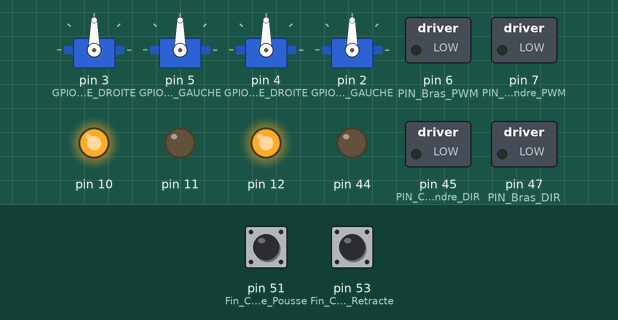
Simulated run of this sketch. Board: Arduino Mega 2560, built with avr-gcc and run on an emulated ATmega2560. Parts: 4 × servo, switched loads named in the sketch (green lamp = pin HIGH), output pins drawn as LEDs (lit = HIGH). Inputs (shaded band) come from the test bench; at power-on: pin 53 (Fin_Course_Retracte) HIGH, pin 51 (Fin_Course_Pousse) HIGH. What the sketch prints to the serial monitor is not drawn.

Above: at 2.3 s.
2.4 s: pin 53 (Fin_Course_Retracte) pulled LOW for 0.15 s
At 2.47 s:
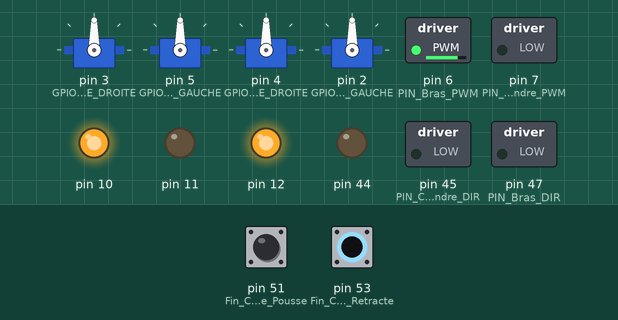
7.0 s: pin 53 (Fin_Course_Retracte) pulled LOW for 3.2 s
At 10.5 s:
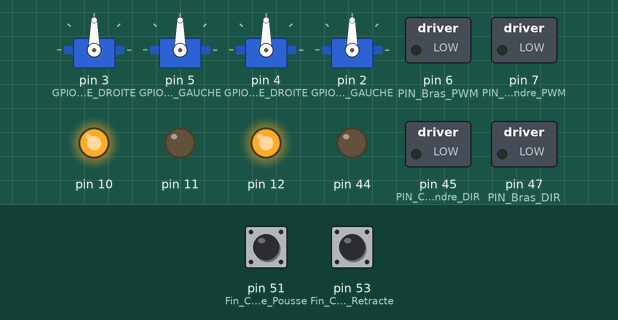
16.2 s: pin 53 (Fin_Course_Retracte) pulled LOW for 1 s
At 17.0 s:
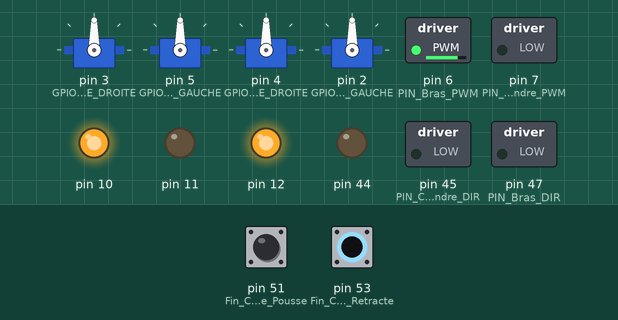
Timing chart, 0 to 19.2 s (numbered marks = the images above; inputs shaded):
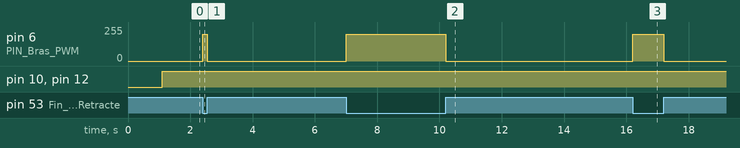

Measured:
- after the input at 2.4 s, pin 6 (PIN_Bras_PWM): 0/255 → 200/255 at once, → 0/255 0.15 s later
- after the input at 7.0 s, pin 6 (PIN_Bras_PWM): 0/255 → 200/255 at once, → 0/255 3.2 s later
- after the input at 16.2 s, pin 6 (PIN_Bras_PWM): 0/255 → 200/255 at once, → 0/255 1.0 s later

The sketch:

fonction_robot.ino
```cpp
#include <Arduino.h>

#include "define.h"
void mise_a_jour_robot()
{
  //Sauvegarde des codeuses
Codeuse_Droite_PAST=Codeuse_Droite;
Codeuse_Gauche_PAST=Codeuse_Gauche;
  //Maj du tems
t_precedent=t_actuel;
t_actuel=millis();
delta_T=t_actuel-t_precedent;//en ms
//Maj des codeuses
recuperer(0);
recuperer(1);
//Maj des vitesses;
vitesse_D=(Codeuse_Droite-Codeuse_Droite_PAST)/delta_T;//Vitesse par s
vitesse_G=(Codeuse_Gauche-Codeuse_Gauche_PAST)/delta_T;//Vitesse

//Maj de la position
mise_a_jour_POS();
}

void mise_a_jour_POS()
{
  float delta_D = (Codeuse_Droite_PAST - Codeuse_Droite)*TICS2MM; //En tic puis converti en mm
  float delta_G = (Codeuse_Gauche_PAST - Codeuse_Gauche)*TICS2MM; //En tic puis converti en mm

  float localX = 0, localY = 0;
  localY = (float)(((delta_D + delta_G) / 2.0f) * cos(angle_radian +(delta_D - delta_G) / (2* ECARTEMENT_ROUES)));//on parcourt cette distance avec l'angle initial
  localX = (float)(((delta_D + delta_G) / 2.0f) * sin(angle_radian +(delta_D - delta_G) / (2* ECARTEMENT_ROUES)));
  angle_radian -= ((float)(delta_D - delta_G) / ECARTEMENT_ROUES); //Mise a jour de l'angle pour le prochain déplacement,toutes les distances doivent avoir les mêmes unités!


  X_POS += localX;
  Y_POS -= localY;
  ANGLE_POS = (angle_radian * 360 / (float)(2 * PI));
//Serial.println(ANGLE_POS);

}
void calcul_erreur()
{

   int32_t dx=X_DEST-X_POS;
   int32_t dy=Y_DEST-Y_POS;
    float angle_dest =-(atan2(dx,dy));


    int i=0;
    int avancer=0;
   //mise au bon angle du robot avant déplacement
  float angle_robot=angle_radian*RAD_TO_DEG;
//conversion angle entre 0 et 360 car angle droite entre 0 et 360
  if(angle_robot<0) angle_robot+=360;
//  Serial.print("Angle robot: ");
//  Serial.print(angle_robot);
//  Serial.print("   ");
  //calcul angle de la droite
  float angle_droite1=-(atan2(dx,dy))*RAD_TO_DEG;
  if(angle_droite1<0) angle_droite1+=180;
//  Serial.print("Angle droite 1 : ");
//  Serial.print(angle_droite1);
//  Serial.print("   ");
  float angle_droite2=angle_droite1+180;
  if(angle_droite2>360) angle_droite2=angle_droite1-180;
//  Serial.print("Angle droite 2: ");
//  Serial.print(angle_droite2);
//  Serial.print("    ");
  //Calcul angle minimum à faire pour s'aligner sur la droite
  float angle_necessaire=abs(angle_droite1-angle_robot);
  int angle_droite_retenu=angle_droite1;
  if(abs(angle_necessaire)>abs(angle_droite2-angle_robot)){
    angle_necessaire=abs(angle_droite2-angle_robot);
    angle_droite_retenu=angle_droite2;
//    Serial.print(" 2 ");
//    Serial.print(" ");
  }
  if(abs(360-angle_robot+angle_droite1)<abs(angle_necessaire)){
    angle_necessaire=abs(360-angle_robot+angle_droite1);
    angle_droite_retenu=angle_droite1;
//    Serial.print(" 3 ");
//    Serial.print(" ");
  }
  if(abs(360-angle_robot+angle_droite2)<abs(angle_necessaire)){
    angle_necessaire=abs(360-angle_robot+angle_droite2);
    angle_droite_retenu=angle_droite2;
//    Serial.print(" 4 ");
//    Serial.print(" ");
  }
  if(abs(360-angle_droite2+angle_robot)<abs(angle_necessaire)){
    angle_necessaire=abs(360-angle_droite2+angle_robot);
    angle_droite_retenu=angle_droite2;
//    Serial.print(" 5 ");
//    Serial.print(" ");
  }
  if(abs(360-angle_droite1+angle_robot)<abs(angle_necessaire)){
    angle_necessaire=abs(360-angle_droite1+angle_robot);
    angle_droite_retenu=angle_droite1;
//    Serial.print(" 6 ");
//    Serial.print(" ");
  }
//  Serial.print("Angle droite retenu: ");
//  Serial.print(angle_droite_retenu);
//  Serial.print("   ");
  //mise du robot au bon angle
  float angle_envoye=angle_radian;

  if(angle_droite_retenu>angle_robot) angle_envoye=abs(angle_necessaire);
  else angle_envoye=-abs(angle_necessaire);

  if(angle_droite_retenu>angle_robot+180) angle_envoye=-abs(angle_necessaire);
  if(angle_droite_retenu+180<angle_robot) angle_envoye=abs(angle_necessaire);


  if((((abs(angle_robot+angle_envoye)<=90 || angle_robot+angle_envoye>=270) && Y_DEST>Y_POS) || (angle_robot+angle_envoye>90 && angle_robot+angle_envoye<270 && Y_DEST<Y_POS)) || (((angle_robot+angle_envoye>-180 && angle_robot+angle_envoye<0) || angle_robot+angle_envoye>=180) && X_DEST>X_POS) || (angle_robot+angle_envoye>90 && angle_robot+angle_envoye<270 && Y_DEST<Y_POS)|| (((angle_robot+angle_envoye>0 && angle_robot+angle_envoye<180) || angle_robot+angle_envoye<-180) && X_DEST<X_POS)) avancer=1;
  else avancer=-1;
//
//  Serial.print("\n");
//  Serial.print(angle_envoye);
//  Serial.print("\n");
//  Serial.print(avancer);
//  Serial.print("\n");


    // if(abs(angle_envoye)<5)

   Distance_moyenne=avancer*sqrt(dx*dx+dy*dy)*abs(cos(angle_envoye*DEG_TO_RAD));
   //else Distance_moyenne=0;
    //angle_envoye-=ANGLE_FINAL;

    if(abs(angle_envoye)>5 && New_moove_angle==true){

      Distance_moyenne=0;
      if(angle_envoye>=0){
          Rampe_angle+=0.001*TEMPS_MIN_ASSERT*angle_envoye/2; //temps_min_assert en ms, vaut actuellement 10, donc on atteint notre consigne d'angle au bout de 5s
          if(Rampe_angle>=angle_envoye) Rampe_angle=angle_envoye;
      }
      if(angle_envoye<0){
        Rampe_angle-=0.001*TEMPS_MIN_ASSERT*angle_envoye/2; //temps_min_assert en ms, vaut actuellement 10, donc on atteint notre consigne d'angle au bout de 5s
        if(Rampe_angle<=angle_envoye) Rampe_angle=angle_envoye;
      }


      angle_envoye=Rampe_angle;
    }
    else if(New_moove_angle==true){
      New_moove_angle=false;
      New_moove_distance=true;
    }


    if(Distance_moyenne>=50 && New_moove_distance==true){
        if(Distance_moyenne>=0){
          Rampe_distance+=0.001*TEMPS_MIN_ASSERT*Distance_moyenne/2; //temps_min_assert en ms, vaut actuellement 10, donc on atteint notre consigne distance au bout de 2s
          if(Rampe_distance>=Distance_moyenne) Rampe_distance=Distance_moyenne;
        }
        if(Distance_moyenne<0){
          Rampe_distance-=0.001*TEMPS_MIN_ASSERT*Distance_moyenne/2; //temps_min_assert en ms, vaut actuellement 10, donc on atteint notre consigne distance au bout de 2s
          if(Rampe_distance<=Distance_moyenne) Rampe_distance=Distance_moyenne;
        }
        Distance_moyenne=Rampe_distance;
    }else if(New_moove_distance==true){
      New_moove_distance=false;
      New_moove_angle_final=true;
      premier_passage=true;
    }


    /*Serial.print("\nerreur_angle_radian\n");
    Serial.print(erreur_angle_radian);
    Serial.print("\n-angle_radian-ANGLE_FINAL*DEG_TO_RAD\n");
    Serial.print(-angle_radian-ANGLE_FINAL*DEG_TO_RAD);
    Serial.print("\nangle envoye\n");
    Serial.print(angle_envoye);
    Serial.print("\nrampe angle\n");
    Serial.print(Rampe_angle);*/

   if(sqrt(dx*dx+dy*dy)<50 && New_moove_angle_final==true){
      if(premier_passage==true){
        angle_robot=angle_radian*RAD_TO_DEG;
        if(angle_robot<0) angle_robot+=360;
        if(ANGLE_FINAL<0) ANGLE_FINAL+=360;
        Distance_moyenne=0;
        Rampe_angle=0;
        premier_passage==false;
      }
      if(angle_robot<=ANGLE_FINAL){
          Rampe_angle+=0.001*TEMPS_MIN_ASSERT*ANGLE_FINAL/2; //temps_min_assert en ms, vaut actuellement 10, donc on atteint notre consigne d'angle au bout de 5s
          erreur_angle_radian=angle_envoye*DEG_TO_RAD;
          if(Rampe_angle+angle_robot>=ANGLE_FINAL){
            erreur_angle_radian=-(angle_radian-ANGLE_FINAL*DEG_TO_RAD);
            New_moove_angle_final=false;
          }
      }
      if(angle_robot>ANGLE_FINAL){
          Rampe_angle-=0.001*TEMPS_MIN_ASSERT*ANGLE_FINAL/2; //temps_min_assert en ms, vaut actuellement 10, donc on atteint notre consigne d'angle au bout de 5s
          erreur_angle_radian=angle_envoye*DEG_TO_RAD;
          if(Rampe_angle+angle_robot<=ANGLE_FINAL){
            erreur_angle_radian=-(angle_radian-ANGLE_FINAL*DEG_TO_RAD);
            New_moove_angle_final=false;
          }
      }
      angle_envoye=Rampe_angle;
    }

   /*if(sqrt(dx*dx+dy*dy)<50){

        erreur_angle_radian=-(angle_radian-ANGLE_FINAL*DEG_TO_RAD);
   }
   else     erreur_angle_radian=angle_envoye*DEG_TO_RAD;*/


   /*Serial.print("\nerreur_angle_radian 4\n");
    Serial.print(erreur_angle_radian);
    Serial.print("\n-angle_radian-ANGLE_FINAL*DEG_TO_RAD 4\n");
    Serial.print(-angle_radian-ANGLE_FINAL*DEG_TO_RAD);*/
//      Serial.print("\nDistance_moyenne\n");
//   Serial.print(Distance_moyenne);
//   Serial.print("\nangle_robot+angle_envoye\n");
//   Serial.print(angle_robot+angle_envoye);
//   Serial.print("\nY_DEST Y_POS\n");
//   Serial.print(Y_DEST);
//   Serial.print("   ");
//   Serial.print(Y_POS);
//    Serial.print("\nx_DEST x_POS\n");
//   Serial.print(X_DEST);
//   Serial.print("   ");
//   Serial.print(X_POS);
//   Serial.print("\nangle envoyé\n");
//   Serial.print(angle_envoye);
//   Serial.print("\navancer\n");
//   Serial.print(avancer);
//   Serial.print("\n");


   /*
float angle_calc =abs(abs(angle_radian)-abs(angle_dest));
float angle_calc2 =abs(abs(angle_radian)-abs(angle_dest));
float angle_calc3 =abs(abs(angle_radian)-abs(angle_dest));
if(angle_calc < angle_calc2 && angle_calc <angle_calc3)
{
  angle_dest=angle_calc;
}
else if(angle_calc2 < angle_calc3 && angle_calc2 <angle_calc)
{
  angle_dest=-angle_calc2;
}
else if(angle_calc3 < angle_calc2 && angle_calc3 <angle_calc)
{
  angle_dest=-angle_calc3;
}*/
//      Serial.print("X: ");
//  Serial.print(angle_calc);
//  Serial.print(" Y:  ");
//  Serial.print( angle_calc2);
//   Serial.print(" A:  ");
//  Serial.print( angle_calc3);
//    Serial.print("A_Dest: ");
//    Serial.print( angle_dest);
//    Serial.print("A_Dest deg: ");
//  Serial.print(angle_dest*RAD_TO_DEG);
//  Serial.print("  ");
//  Serial.print("Erreur_A: ");
//  Serial.println(erreur_angle_radian*RAD_TO_DEG);


//
//   if(sqrt(dx*dx+dy*dy)<5||(close_to_goal=true&&sqrt(dx*dx+dy*dy)<50))
//   {//je suis arrivé ou je l'étais juste avant et je suis tres proche
//   // Serial.println("Boule arrivé");
//     erreur_angle_radian=angle_radian-ANGLE_FINAL*DEG_TO_RAD;//asservissement sur angle final
//                       Distance_moyenne = (float)sqrt(dx*dx+dy*dy);//J'asservis sur la distance
//                       if(dy<0)
//                        Distance_moyenne=- Distance_moyenne;
//     close_to_goal=1;
//     Compteur_stabilite_final++;
//     if(Compteur_stabilite_final>=DUREE_VALIDATION_ETAT_FINAL)
//     {//je suis stable
//       // Serial.println("Boule Stabilité");
//      At_goal=true;
//     }
//     else
//     {
//      At_goal=false;
//     }
//
//   }
//   else
//   {//Je ne suis pas arrivé
//    Compteur_stabilite_final=0;
//    At_goal=false;
//     //Je ne suis pas arrivé je dois donc m'asservir sur un angle/ou et une distance
//      close_to_goal=false;
//      erreur_angle_radian= (angle_radian - angle_dest) ;
//      if(abs(erreur_angle_radian)<TOLERANCE_ANGLE)//On a le bon angle de destination on doit donc maintenant parcourir la distance
//        Compteur_stabilite_angulaire++;
//      else
//        Compteur_stabilite_angulaire=0;
//        //  Serial.println("Assert angle");
//      if(Compteur_stabilite_angulaire>DUREE_VALIDATION_ETAT_FINAL)//je suis au bon angle
//      {
//                       Distance_moyenne = (float)sqrt(dx*dx+dy*dy)*cos(erreur_angle_radian );//J'asservis sur la distance
//          //Serial.println("Assert distance;");
//      }
//      else
//                Distance_moyenne=0;
//
//
//    }


}
```

Actionneur.ino
```cpp
#define GPIO_PINCE_SERRAGE_DROITE 3
#define GPIO_PINCE_SERRAGE_GAUCHE 5
#define GPIO_PINCE_LEVAGE_DROITE 4
#define GPIO_PINCE_LEVAGE_GAUCHE 2
#include <Servo.h>
#define Servo_S_D_CLOSE 160
#define Servo_S_G_CLOSE 20
#define Servo_S_D_UP 155
#define Servo_S_G_UP 5
#define Servo_S_D_OPEN 5
#define Servo_S_G_OPEN 180
#define Servo_S_D_DOWN 85
#define Servo_S_G_DOWN 75
#define Servo_S_D_WAIT 145
#define Servo_S_G_WAIT 35

#define Fin_Course_Retracte 53
#define Fin_Course_Pousse 51

#define PIN_Chargeur_Cylindre_DIR 45
#define PIN_Chargeur_Cylindre_PWM 7
#define Vitesse_MIN_Chargeur_Cylindre 60
#define PIN_Bras_DIR 47
#define PIN_Bras_PWM 6
#define VITESSE_BRAS_AVANCE 200
#define VITESSE_BRAS_RECULE 200
#define ETAT_BRAS_AVANCE HIGH
#define ETAT_BRAS_RECULE LOW

Servo Servo_S_D;
Servo Servo_S_G;
Servo Servo_L_D;
Servo Servo_L_G;

void Setup_Actionneur() {
  Servo_S_D.attach(GPIO_PINCE_SERRAGE_DROITE);
  Servo_S_G.attach(GPIO_PINCE_SERRAGE_GAUCHE);
  Servo_L_D.attach(GPIO_PINCE_LEVAGE_DROITE);
  Servo_L_G.attach(GPIO_PINCE_LEVAGE_GAUCHE);
  pinMode(Fin_Course_Retracte, INPUT_PULLUP);
  pinMode(Fin_Course_Pousse, INPUT_PULLUP);
  pinMode(PIN_Chargeur_Cylindre_DIR, OUTPUT);
  pinMode(PIN_Chargeur_Cylindre_PWM, OUTPUT);
  pinMode(PIN_Bras_DIR, OUTPUT);
  pinMode(PIN_Bras_PWM, OUTPUT);

  digitalWrite(PIN_Chargeur_Cylindre_DIR, LOW);
  analogWrite(PIN_Chargeur_Cylindre_PWM, 0);

  // Servo_S_D.write(Servo_S_D_WAIT);
  // Servo_S_G.write(Servo_S_G_WAIT);
  // Servo_L_D.write(Servo_S_D_DOWN);
  // Servo_L_G.write(Servo_S_G_DOWN);
  /*Pince_DOWN();
  delay(1000);
  Pince_CLOSE();
  delay(1000);
  Pince_UP();
  delay (1000);
  Pince_OPEN();
  delay (1000);
  */
}
void Pince_CLOSE() {
  Servo_S_D.write(Servo_S_D_CLOSE);
  Servo_S_G.write(Servo_S_G_CLOSE);
}
void Pince_UP() {
  Servo_L_D.write(Servo_S_D_UP);
  Servo_L_G.write(Servo_S_G_UP);
}

void Pince_OPEN() {
  Servo_S_D.write(Servo_S_D_OPEN);
  Servo_S_G.write(Servo_S_G_OPEN);
}
void Pince_DOWN() {
  Servo_L_D.write(Servo_S_D_DOWN);
  Servo_L_G.write(Servo_S_G_DOWN);
}

void Pince_WAIT() {
  Servo_L_D.write(Servo_S_D_WAIT);
  Servo_L_G.write(Servo_S_G_WAIT);
}

void Mise_a_jour_bras() {
  if (digitalRead(Fin_Course_Pousse) == HIGH && Etat_bras_voulu == 1) {
    Etat_bras = 1;
    analogWrite(PIN_Bras_PWM, 0);
  } else if (digitalRead(Fin_Course_Pousse) == LOW && Etat_bras_voulu == 1) {
    digitalWrite(PIN_Bras_DIR, ETAT_BRAS_AVANCE);
    analogWrite(PIN_Bras_PWM, VITESSE_BRAS_AVANCE);
  } else if (digitalRead(Fin_Course_Retracte) == LOW && Etat_bras_voulu == 0) {
    digitalWrite(PIN_Bras_DIR, ETAT_BRAS_RECULE);
    analogWrite(PIN_Bras_PWM, VITESSE_BRAS_RECULE);
  } else if (digitalRead(Fin_Course_Retracte) == HIGH && Etat_bras_voulu == 0) {
    Etat_bras = 0;
    analogWrite(PIN_Bras_PWM, 0);
  }
}
```

Asser.ino
```cpp
#include <Arduino.h>

#include "define.h"
/*Fonction de test*/
/*
void Tourner_Moteur_D()
void Droit_Au_But()
void Je_Paye_Ma_Tournee()
void Tourner_Moteur_G()
void Plz_Share_What_U_Know_About_Encoder()
void Where_Is_Robot()
*/

char Info[40] = {};

void setup() {

   Setup_Actionneur();
  setup_asservissement();
  delay(1000);
//Tourner_Moteur_G();
  // Droit_Au_But();
}

void loop() {

  Where_Is_Robot();
Mise_a_jour_bras();
/*if(Etat_bras==1&&Etat_bras_voulu!=0)
{
  Pince_CLOSE();
  delay(1500);
  Etat_bras_voulu=0;
}
else if (Etat_bras==0&&Etat_bras_voulu!=1)
{
  Pince_UP();
  delay(1000);
  Pince_OPEN();
  delay(500);
  Pince_WAIT();
  delay(1000);
  Pince_DOWN();
  delay(500);
  digitalWrite(45, LOW);
  Etat_bras_voulu=1;
}*/
  if ((millis() - Temps_assert) > TEMPS_MIN_ASSERT) {
    mise_a_jour_robot();
    calcul_erreur();
    Temps_assert = millis();
    asservissement_robot(Distance_moyenne, erreur_angle_radian);
  }

  Reception();
}

void serialEvent() {
  while (Serial.available()) {
    // récupérer le prochain octet (byte ou char) et l'enlever du buffer
    char inChar = (char)Serial.read();

    if (inChar == '\n') { // caractère de fin pour notre chaine
      stringComplete = true;
    } else { // concaténation des octets reçus
      inputString += inChar;
    }
  }
}
```

Communication.ino
```cpp
#include <Arduino.h>

void splitString(String message, char separator, String *data) {
  int index = 0;
  inputString = "";
  stringComplete = false;
  for (int i = 0; i < 10; i++) {
    data[i] = "";
  }
  cnt = 0;
  do {
    index = message.indexOf(separator);
    if (index != -1) { // s'il y a bien un caractère séparateu
      // on découpe la chaine et on stocke le bout dans le tableau
      data[cnt] = message.substring(0, index);
      cnt++;
      // on enlève du message le bout stocké
      message = message.substring(index + 1, message.length());
    } else {
      // après le dernier espace
      // on s'assure que la chaine n'est pas vide
      if (message.length() > 0) {

        data[cnt] = message.substring(0, index); // dernier bout
        cnt++;
      }
    }
  } while (index >= 0); // tant qu'il y a bien un séparateur dans la chaine
}

void Reception() {
  if (stringComplete) {
    ////Affichage de la trame recue complete
    //    Serial.println("inputString : " + inputString);
    // on le découpe à chaque  ';'
    // et on stocke les bouts dans un tableau data
    splitString(inputString, SEPARATEUR, data);
    ////Affichage du resultat du parseur de com
    //     for(int i=0; i<10;i++)
    //    {
    //      Serial.println(data[i]);
    //    }

    // Data[] Contient la trame
    Traitement();
  }
}
void Traitement() {
  if (data[0].equals("XYA")) {
    X_DEST = (float)data[1].toInt();
    Y_DEST = (float)data[2].toInt();
    ANGLE_FINAL = (float)data[3].toInt();
    MARCHE_ARRIERE = false;
    New_moove_angle = true;
    Rampe_angle = 0;
    Rampe_distance = 0;
  }
  if (data[0].equals("S")) {
    mise_a_jour_POS();
    X_DEST = X_POS;
    Y_DEST = Y_POS;
    ANGLE_FINAL = ANGLE_POS;
  }
  if (data[0].equals("O")) {
    Y_DEST = (float)data[1].toInt();
  }
  if (data[0].equals("R")) {
    X_DEST = (float)data[1].toInt();
    Y_DEST = (float)data[2].toInt();
    ANGLE_FINAL = (float)data[3].toInt();
    MARCHE_ARRIERE = true;
  }
  if (data[0].equals("U")) {
    Serial3.write('r');

    X_DEST = 0;
    X_POS = 0;
    Y_DEST = 0;
    Y_POS = 0;
    ANGLE_FINAL = 0;
    ANGLE_POS = 0;
    Distance_moyenne = 0;
    erreur_angle_radian = 0;
    erreur_lineaire = 0;
    erreur_precedente_lineaire = 0;
    Somme_erreur_lineaire = 0;
    erreur_angulaire = 0;
    Somme_erreur_angulaire = 0;
    erreur_precedente_angulaire = 0;
    erreur_vitesseD = 0;
    Somme_erreur_vitesseD = 0;
    erreur_vitesseG = 0;
    Somme_erreur_vitesseG = 0;
    mise_a_jour_POS();
    calcul_erreur();
  }
  if (data[0].equals("P")) {
  }
}
```

Source omitted: Fonction_test.ino (2874 bytes), define.h (3249 bytes), fonction_asservissement.ino (3304 bytes), fonction_codeuse.ino (540 bytes), setup.ino (1381 bytes)
